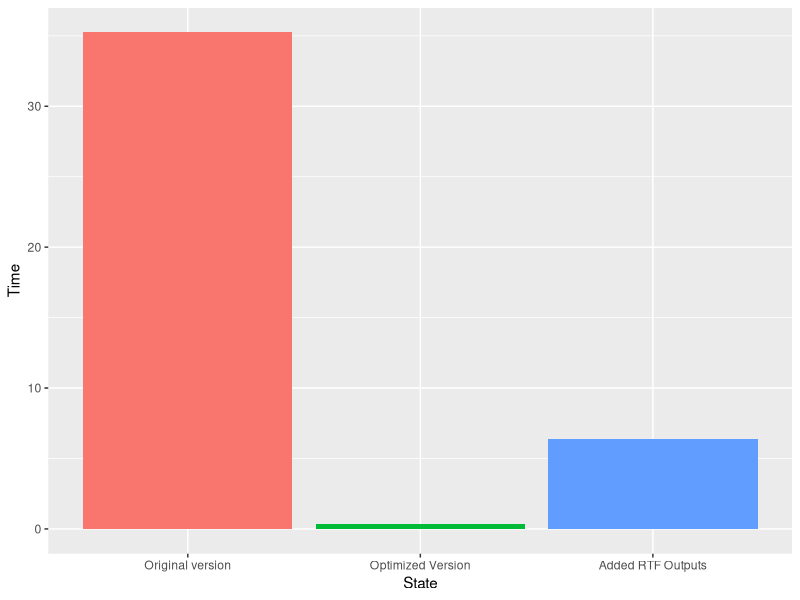
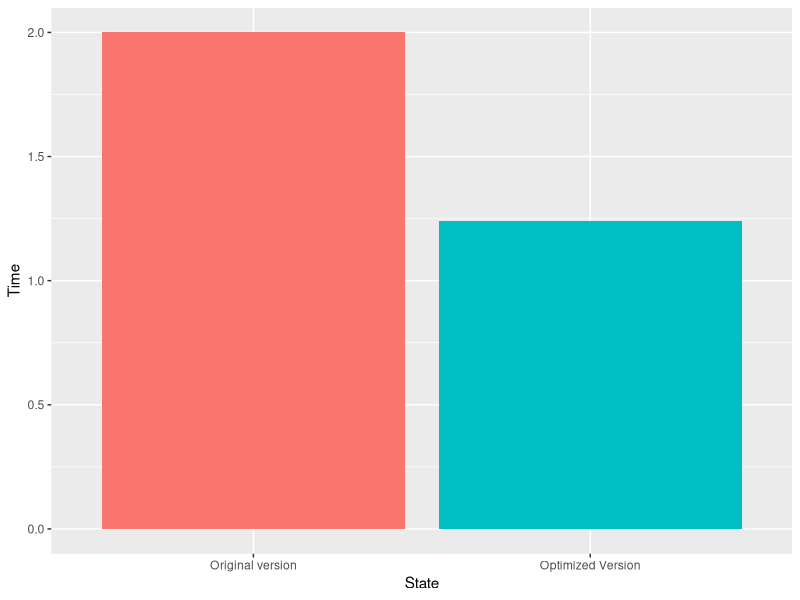

R code for these plots, in order:

library(ggplot2)
# Plotting code for SAS timings -------------------------------------------

times <- data.frame(State = c("Original version", "Optimized Version", "Added RTF Outputs"), Time = c(35.24,0.36, 6.41))
times$State <- factor(times$State, levels = times$State)
ggplot(data = times, aes(x=State, y = Time, fill = State)) + geom_bar(stat="identity") + guides(fill=FALSE)


# Plotting code for R timings -------------------------------------------

timesR <- data.frame(State = c("Original version", "Optimized Version"), Time = c(2.00,1.24))
timesR$State <- factor(timesR$State, levels = timesR$State)
ggplot(data = timesR, aes(x = State, y = Time, fill = State)) + geom_bar(stat="identity") + guides(fill = FALSE)
